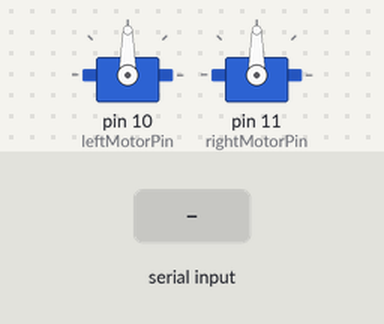
The sketch below on a simulated Arduino Uno, built with avr-gcc and run on an emulated ATmega328P. Parts: 2 × servo. The inputs (shaded band) are chosen by the test bench.

Above: at 1.2 s.
1.3 s: "U" received over Serial
At 1.8 s:
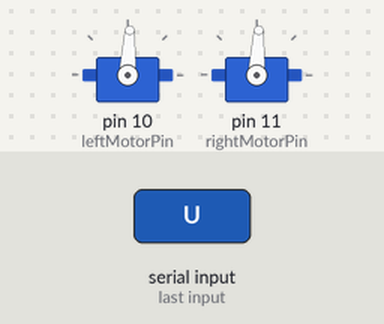
2.8 s: "L" received over Serial
At 4.1 s:
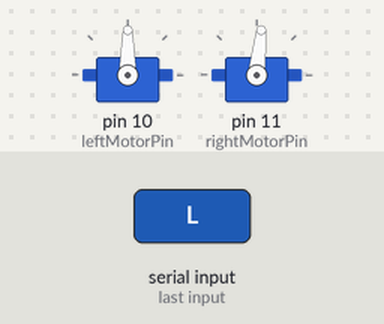
Timing chart, 0 to 5.8 s (numbered marks = the images above; inputs shaded):
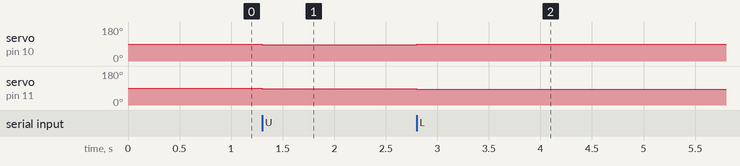

Measured:
- after the input at 1.3 s, servo on pin 10 (leftMotorPin), servo on pin 11 (rightMotorPin): 90° → 87° at once
- after the input at 2.8 s, servo on pin 10 (leftMotorPin): 87° → 90° at once; servo on pin 11 (rightMotorPin): 87° → 84° at once

The sketch:

robot.ino
```cpp
#include <Servo.h>

/*
 * Robot Motor Controller - USB Serial Input Version
 *
 * Receives single-character commands from the Raspberry Pi over the USB
 * cable (the same cable used to flash the board). On an Uno/Nano/Leonardo
 * this is just the built-in `Serial` object — no extra wiring, no level
 * shifting. Drives a Sabertooth dual motor driver in R/C mode, treating the
 * two channels as tank treads.
 *
 * WIRING — Pi ↔ Arduino:
 *   A single USB A-to-B (Uno) / micro-USB (Nano/Leonardo) cable from the Pi
 *   to the Arduino carries power, programming and the command link. The
 *   Arduino enumerates on the Pi as /dev/ttyACM0 (or /dev/ttyUSB0 on CH340
 *   clones). Nothing else is needed between the two boards.
 *
 * WIRING — Arduino → Sabertooth motor driver (R/C input mode):
 *   D10            → Sabertooth S1   (left tread channel)
 *   D11            → Sabertooth S2   (right tread channel)
 *   Arduino GND    → Sabertooth 0V   (signal ground next to S1/S2 — required)
 *   Set the Sabertooth DIP switches for R/C mode, independent (un-mixed)
 *   channels. Battery/motor wiring is on the Sabertooth's own terminals;
 *   do NOT power motors from the Arduino.
 *
 * Servo pulse → motor mapping (Sabertooth R/C):
 *   write(90)  ≈ 1500 us → stop
 *   write(0)   ≈ 1000 us → full reverse
 *   write(180) ≈ 2000 us → full forward
 *
 * PROTOCOL (115200 baud, 8N1):
 *   'U' = accelerate (forward)
 *   'D' = decelerate (backward)
 *   'L' = rotate left
 *   'R' = rotate right
 *   'S' = stop (both motors to neutral)
 *   All other bytes are ignored.
 */

// Servo-signal output pins — wired to the Sabertooth R/C inputs S1 and S2.
const int leftMotorPin  = 10;  // → Sabertooth S1
const int rightMotorPin = 11;  // → Sabertooth S2

// Motor control values: 90 = stopped, <90 = forward, >90 = reverse.
int leftMotorLevel  = 90;
int rightMotorLevel = 90;

Servo leftMotor;
Servo rightMotor;

void setup()
{
    // USB serial doubles as the command link. No startup text —
    // the Pi does not expect noise on this channel.
    Serial.begin(115200);

    leftMotor.attach(leftMotorPin);
    rightMotor.attach(rightMotorPin);

    leftMotor.write(90);
    rightMotor.write(90);
}

void loop()
{
    while (Serial.available() > 0)
    {
        char cmd = (char)Serial.read();

        switch (cmd)
        {
            case 'U': accelerate();  break;
            case 'D': decelerate();  break;
            case 'L': rotateLeft();  break;
            case 'R': rotateRight(); break;
            case 'S': stopMotors();  break;
            default: /* ignore */    break;
        }

        leftMotor.write(leftMotorLevel);
        rightMotor.write(rightMotorLevel);
    }
}

void accelerate()
{
    leftMotorLevel  = constrain(leftMotorLevel  - 3, 0, 180);
    rightMotorLevel = constrain(rightMotorLevel - 3, 0, 180);
}

void decelerate()
{
    leftMotorLevel  = constrain(leftMotorLevel  + 3, 0, 180);
    rightMotorLevel = constrain(rightMotorLevel + 3, 0, 180);
}

void rotateLeft()
{
    rightMotorLevel = constrain(rightMotorLevel - 3, 0, 180);
    leftMotorLevel  = constrain(leftMotorLevel  + 3, 0, 180);
}

void rotateRight()
{
    leftMotorLevel  = constrain(leftMotorLevel  - 3, 0, 180);
    rightMotorLevel = constrain(rightMotorLevel + 3, 0, 180);
}

void stopMotors()
{
    leftMotorLevel  = 90;
    rightMotorLevel = 90;
}
```
